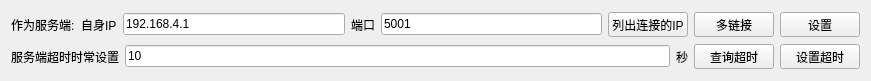
   <widget class="QWidget" name="layoutWidget">
    <property name="geometry">
     <rect>
      <x>10</x>
      <y>780</y>
      <width>871</width>
      <height>81</height>
     </rect>
    </property>
    <layout class="QVBoxLayout" name="verticalLayout_6">
     <item>
      <layout class="QHBoxLayout" name="horizontalLayout_9">
       <item>
        <widget class="QLabel" name="label_asServer">
         <property name="text">
          <string>作为服务端:</string>
         </property>
        </widget>
       </item>
       <item>
        <widget class="QLabel" name="label_setSelfIp">
         <property name="text">
          <string>自身IP</string>
         </property>
        </widget>
       </item>
       <item>
        <widget class="QLineEdit" name="lineEdit_setSelfIp">
         <property name="text">
          <string>192.168.4.1</string>
         </property>
        </widget>
       </item>
       <item>
        <widget class="QLabel" name="label_selfPort">
         <property name="text">
          <string>端口</string>
         </property>
        </widget>
       </item>
       <item>
        <widget class="QLineEdit" name="lineEdit_setSelfPort">
         <property name="text">
          <string>5001</string>
         </property>
        </widget>
       </item>
       <item>
        <widget class="QPushButton" name="pushButton_listConnectIp">
         <property name="minimumSize">
          <size>
           <width>0</width>
           <height>25</height>
          </size>
         </property>
         <property name="maximumSize">
          <size>
           <width>16777215</width>
           <height>25</height>
          </size>
         </property>
         <property name="text">
          <string>列出连接的IP</string>
         </property>
        </widget>
       </item>
       <item>
        <widget class="QPushButton" name="pushButton_setMuxLink">
         <property name="minimumSize">
          <size>
           <width>0</width>
           <height>25</height>
          </size>
         </property>
         <property name="maximumSize">
          <size>
           <width>16777215</width>
           <height>25</height>
          </size>
         </property>
         <property name="text">
          <string>多链接</string>
         </property>
        </widget>
       </item>
       <item>
        <widget class="QPushButton" name="pushButton_setServer">
         <property name="minimumSize">
          <size>
           <width>0</width>
           <height>25</height>
          </size>
         </property>
         <property name="maximumSize">
          <size>
           <width>16777215</width>
           <height>25</height>
          </size>
         </property>
         <property name="text">
          <string>设置</string>
         </property>
        </widget>
       </item>
      </layout>
     </item>
     <item>
      <layout class="QHBoxLayout" name="horizontalLayout_13">
       <item>
        <widget class="QLabel" name="label_serverTimeout">
         <property name="text">
          <string>服务端超时时常设置</string>
         </property>
        </widget>
       </item>
       <item>
        <widget class="QLineEdit" name="lineEdit_serverTimeout">
         <property name="text">
          <string>10</string>
         </property>
        </widget>
       </item>
       <item>
        <widget class="QLabel" name="label_second">
         <property name="text">
          <string>秒</string>
         </property>
        </widget>
       </item>
       <item>
        <widget class="QPushButton" name="pushButton_inqueryServerTimeout">
         <property name="minimumSize">
          <size>
           <width>0</width>
           <height>25</height>
          </size>
         </property>
         <property name="maximumSize">
          <size>
           <width>16777215</width>
           <height>25</height>
          </size>
         </property>
         <property name="text">
          <string>查询超时</string>
         </property>
        </widget>
       </item>
       <item>
        <widget class="QPushButton" name="pushButton_setServerTimeout">
         <property name="minimumSize">
          <size>
           <width>0</width>
           <height>25</height>
          </size>
         </property>
         <property name="maximumSize">
          <size>
           <width>16777215</width>
           <height>25</height>
          </size>
         </property>
         <property name="text">
          <string>设置超时</string>
         </property>
        </widget>
       </item>
      </layout>
     </item>
    </layout>
   </widget>
